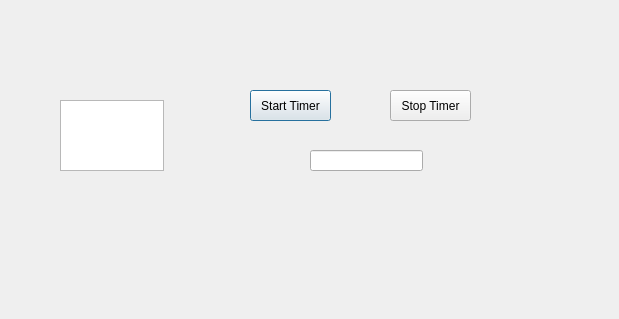
<?xml version="1.0" encoding="UTF-8"?>
<ui version="4.0">
 <class>Dialog</class>
 <widget class="QDialog" name="Dialog">
  <property name="geometry">
   <rect>
    <x>0</x>
    <y>0</y>
    <width>619</width>
    <height>319</height>
   </rect>
  </property>
  <property name="windowTitle">
   <string>Dialog</string>
  </property>
  <widget class="MyLineEdit" name="lineEdit">
   <property name="geometry">
    <rect>
     <x>310</x>
     <y>150</y>
     <width>113</width>
     <height>21</height>
    </rect>
   </property>
  </widget>
  <widget class="QTextEdit" name="textEdit">
   <property name="geometry">
    <rect>
     <x>60</x>
     <y>100</y>
     <width>104</width>
     <height>71</height>
    </rect>
   </property>
  </widget>
  <widget class="QPushButton" name="pushButton_stop_timer">
   <property name="geometry">
    <rect>
     <x>250</x>
     <y>90</y>
     <width>81</width>
     <height>31</height>
    </rect>
   </property>
   <property name="text">
    <string>Start Timer</string>
   </property>
  </widget>
  <widget class="QPushButton" name="pushButton_stop_timer_2">
   <property name="geometry">
    <rect>
     <x>390</x>
     <y>90</y>
     <width>81</width>
     <height>31</height>
    </rect>
   </property>
   <property name="text">
    <string>Stop Timer</string>
   </property>
  </widget>
 </widget>
 <customwidgets>
  <customwidget>
   <class>MyLineEdit</class>
   <extends>QLineEdit</extends>
   <header>mylineedit.h</header>
  </customwidget>
 </customwidgets>
 <resources/>
 <connections/>
</ui>
